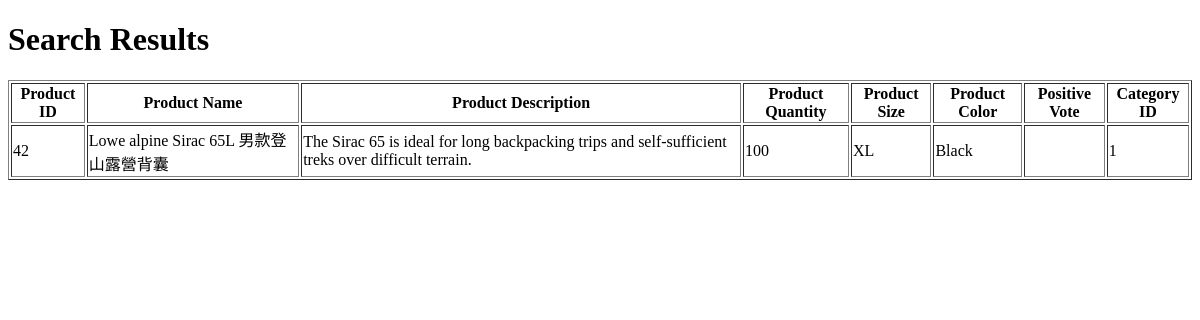
The page /search.php on the database as committed earlier.
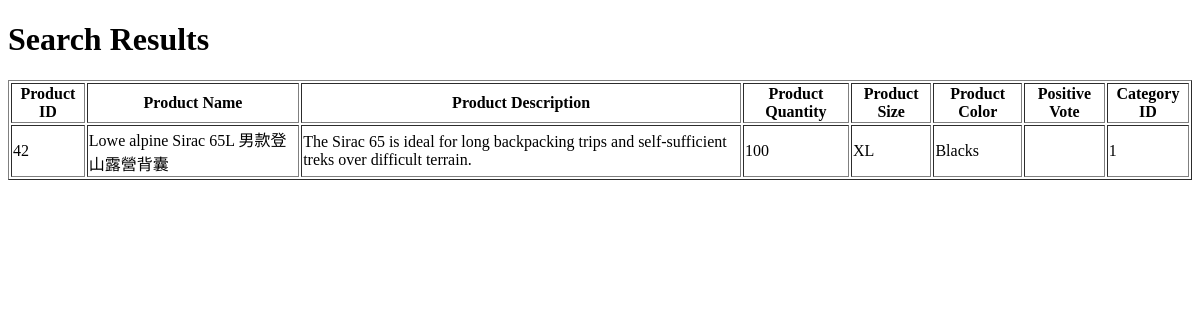
The same page on the database as committed later.
### tables this page shows
CREATE TABLE `products` (
  `ProductID` int(11) NOT NULL,
  `ProductName` varchar(255) DEFAULT NULL,
  `ProductDescription` varchar(255) DEFAULT NULL,
  `ProductThumbnail` varchar(255) DEFAULT NULL,
  `ProductQuantity` int(11) DEFAULT NULL,
  `ProductSize` varchar(255) DEFAULT NULL,
  `ProductColor` varchar(255) DEFAULT NULL,
  `PositiveVote` int(11) DEFAULT NULL,
  `CategoryID` int(11) DEFAULT NULL
);

### search.php (the view, shortened to what this page needs)
<!DOCTYPE html>
<html lang="en">
<head>
</head>
<body>
    <h1>Search Results</h1>
    <?php
    require_once("config/database.php");
    $search_query = $_GET['search'];
    $search_query = $conn->real_escape_string($search_query);
    $sql = "SELECT * FROM Products WHERE ProductName LIKE '%$search_query%'";
    $result = $conn->query($sql);
    if ($result->num_rows > 0) {
        echo "<table border='1'>";
        echo "<tr>";
        echo "<th>Product ID</th>";
        echo "<th>Product Name</th>";
        echo "<th>Product Description</th>";
        echo "<th>Product Quantity</th>";
        echo "<th>Product Size</th>";
        echo "<th>Product Color</th>";
        echo "<th>Positive Vote</th>";
        echo "<th>Category ID</th>";
        echo "</tr>";
        while ($row = $result->fetch_assoc()) {
            echo "<tr>";
            echo "<td>" . $row["ProductID"] . "</td>";
            echo "<td>" . $row["ProductName"] . "</td>";
            echo "<td>" . $row["ProductDescription"] . "</td>";
            echo "<td>" . $row["ProductQuantity"] . "</td>";
            echo "<td>" . $row["ProductSize"] . "</td>";
            echo "<td>" . $row["ProductColor"] . "</td>";
            echo "<td>" . $row["PositiveVote"] . "</td>";
            echo "<td>" . $row["CategoryID"] . "</td>";
            echo "</tr>";
        }
        echo "</table>";
    } else {
        echo "No products found matching your search.";
    }
    ?>
</body>
</html>
<?php
$content = ob_get_clean();
echo $content;
?>

Rows that differ between the two databases and show on the page:
changed products "Lowe alpine Sirac 65L 男款登山露營背囊": ProductColor "Black" → "Blacks"
